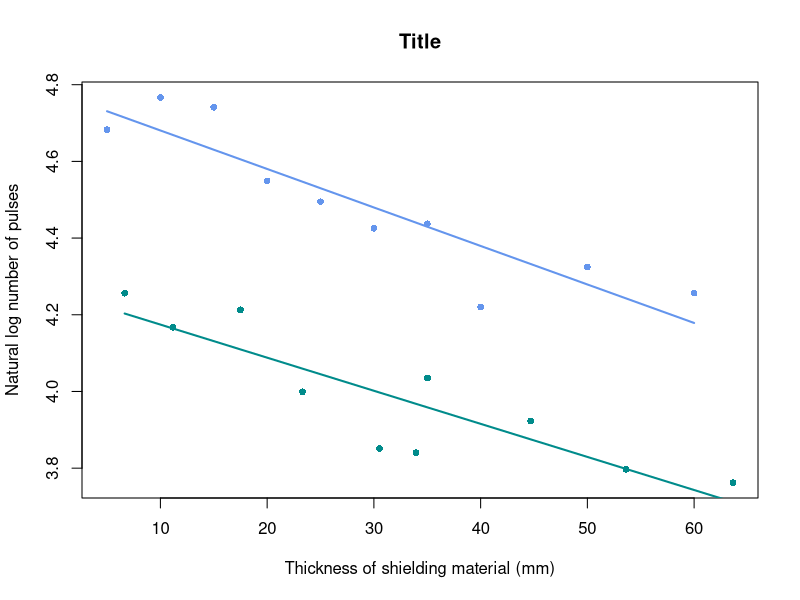
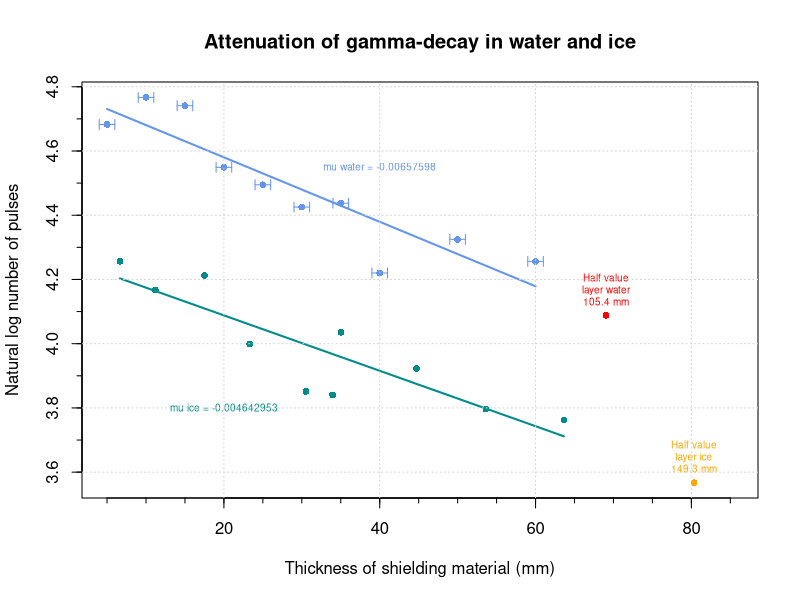

The R script that drew these images, in order: (Note: this script raises an error after producing the figures.)
##################################################################
# Approximating the safe thickness of Ice to shelter humans from #
#                    cosmic radiation on Mars                    #
##################################################################

# Note that the source used in this experiment has only one energy,
# whereas in space there are many energies of radiation. Absorption
# in radiation by shielding material depends on energy of radiation.
# The energies used in this experiment were 1173.2 and 1332.5 keV
# gammay rays, emmited from a Co-60 source.


ice <- read.table("IceThickness_NumofPulses.txt", header=T)
water <- read.table("WaterThickness_NumofPulses.txt", header=T)
# This imports the data.

# Lets just check the data...
water
ice

# The gamma radiation is measured by counting the number of pulses
# in 60 seconds. 

# Now the errors are needed: 
error_water <- read.table("Error_WaterNumofPulses.txt", header=T)
error_ice <- read.table("Error_IceNumofPulses.txt", header=T)
# Append these tables: (maybe not necessary but why not)
errors_ice_water <- cbind(error_ice,error_water)

##################################################################
#                    Calculations and Plotting                   #
##################################################################

# Now since the equation of radioactive decay is exponential,
# i.e. N = N_0^-mu*X, where N is the number of pulses counted,
# N_0 is the number of pulses emmited, mu is the attenuation 
# constant (cm^-1), and X is the thickness of the shield.
# By making this equation linear, we see that mu is the slope
# of a straight line: ln(N) = ln(N_0) + mu*X and the pulses 
# emmited is the Y-intercept.

ln_ice <- cbind(log(ice$Number_of_pulses_ice_gm60), ice$Thickness_ice)
# Now number of pulses is in a logarithmic scale

fit.ln_ice <- lm(log(Number_of_pulses_ice_gm60) ~ Thickness_ice, data=ice)
# This creates a linear model w.r.t to ln_ice
# Note that ice data was used because ln_ice is not in the correct
# format to be used as a data frame (?)

# OK, now lets do this for water.

ln_water <- cbind(log(water$Number_of_pulses_water_gm60), water$Thickness_water)
# Now number of pulses is in a logarithmic scale

fit.ln_water <- lm(log(Number_of_pulses_water_gm60) ~ Thickness_water, data=water)
# This creates a linear model w.r.t to ln_ice
# Note that ice data was used because ln_ice is not in the correct
# format to be used as a data frame (?) need some clarification

################################ Plotting #####################################
# Lets plot this:
plot(ln_ice[,2],ln_ice[,1], col="cyan4", pch=16, cex=.9,
     main="Title",
     xlab="Thickness of shielding material (mm)",
     ylab="Natural log number of pulses",
     xlim=c((min(ln_water[,2],ln_ice[,2])),(max(ln_water[,2],ln_ice[,2]))), 
     ylim=c((min(ln_water[,1],ln_ice[,1])),(max(ln_water[,1],ln_ice[,1]))) 
    )
# Had to rearrange dependent and independent variable in columns of ln_ice
     
# Lets add the linear model (could also use lines())
points(x=ln_ice[,2], y=fit.ln_ice$fitted.values, type="l", col="cyan4", lwd=2)

# Lets add water to the plot
points(x=ln_water[,2], y=ln_water[,1], col="cornflowerblue", pch=16, cex=.9)
points(x=ln_water[,2], y=fit.ln_water$fitted.values, col="cornflowerblue", type="l", lwd=2)


############################## See the summaries ###############################
# Ice:
cat("###################################################
    \nLinear model summary of ice:
    \n###################################################\n")
summary(fit.ln_ice)
cat("###################################################
    \nAgain, the coefficinets are (we need these in a second):
    \n###################################################\n")
coefficients(fit.ln_ice)
# And water
cat("###################################################
    \nLinear model summary of water:
    \n###################################################\n") 
print(summary(fit.ln_water))
cat("###################################################
    \nAgain, the coefficinets are (we need these in a second):
    \n###################################################\n")
coefficients(fit.ln_water)

# Cat for fun ~^.^~ --- nothing is printed on source yet except the cats!

############################ Half value thickness ############################

# The quantity knows as half value thickenss is found when the attenuation has 
# reached half of the original emission. This is found by finding half of N_0.
# Since we are using a logarithmic scale, we need to calculate ln(0.5N_0). 
# Lets do this for ice and water.

ice_coefs <- coef(fit.ln_ice)
water_coefs <- coef(fit.ln_water)
# Now ice_coefs and water_coefs has intercept and slope of both models.

# Remember that the intercept is equal to N_0
# We need to take the log of half the original value of N_0
# This is numerically equivalent in absolute value as ln(2)/mu.
half_ice_pulses <- log(0.5*exp(ice_coefs[1]))
half_water_pulses <- log(0.5*exp(water_coefs[1]))

cat("The half value of pulses for ice is:",
    half_ice_pulses) 
cat("\nand for water is:",
    half_water_pulses)

# Now we need to know the thickenss at the half pulse value
# We rearrange the linear equation to solve for x: x = (y-b)/k, where k is the 
# slope any b is the y intercept.
# Lets rename our variables to make this easier to comprehend.
ice_slope <- ice_coefs[2]
ice_intercept <- ice_coefs[1]
water_slope <- water_coefs[2]
water_intercept <- water_coefs[1]

half_ice_thickness <- (half_ice_pulses - ice_intercept)/ice_slope
half_water_thickness <- (half_water_pulses - water_intercept)/water_slope

# Lets add these to the plot. The plot will need to be enlarged, so lets remake it.

plot(ln_ice[,2],ln_ice[,1], col="cyan4", pch=16, cex=.9,
     main="Attenuation of gamma-decay in water and ice",
     xlab="Thickness of shielding material (mm)",
     ylab="Natural log number of pulses",
     xlim=c((min(ln_water[,2],ln_ice[,2],half_ice_thickness,half_water_thickness)),(max(ln_water[,2],ln_ice[,2],half_ice_thickness,half_water_thickness))+5), 
     ylim=c((min(ln_water[,1],ln_ice[,1],half_ice_pulses,half_water_pulses)),(max(ln_water[,1],ln_ice[,1],half_ice_pulses,half_water_pulses))) 
)

# Had to rearrange dependent and independent variable in columns of ln_ice

# Lets add the linear model (could also use lines())
points(x=ln_ice[,2], y=fit.ln_ice$fitted.values, type="l", col="cyan4", lwd=2)

# Lets add water to the plot
points(x=ln_water[,2], y=ln_water[,1], col="cornflowerblue", pch=16, cex=.9)
points(x=ln_water[,2], y=fit.ln_water$fitted.values, col="cornflowerblue", type="l", lwd=2)

# And the half thickness values:

points(x=half_ice_thickness, y=half_ice_pulses, col="orange", pch=16, cex=.9)
text(half_ice_thickness, half_ice_pulses, 
     "Half value\nlayer ice\n149.3 mm",
     pos=3, col="orange", cex=.6)
points(x=half_water_thickness, y=half_water_pulses, col="red", pch=16, cex=.9)
text(half_water_thickness, half_water_pulses, 
     "Half value\nlayer water\n105.4 mm",
     pos=3, col="red", cex=.6)
# (?) Don't know how to add the x value to graph point as a variable instead of as a string. 

legend(120,5.1, c("Ice", "Water"), col = c("cyan4", "cornflowerblue"), pch=c(16,16), cex=.9)

# The slope of the linear model is equal to the attenuation constant, mu (cm^-1)
mu_ice <- ice_coefs[2]
mu_water <- water_coefs[2]
# Lets ad this to the graph
text(20, 3.8, 
     "mu ice = -0.004642953",
      col="cyan4", cex=.6)
text(40, 4.55, 
     "mu water = -0.00657598",
      col="cornflowerblue", cex=.6)

# Add minor tick marks
library(Hmisc)
minor.tick(nx=4, ny=2, tick.ratio=.5)
grid()

# Add standard error bars
w_stderr <- read.table("Error_WaterNumofPulses.txt", header = T)
ln.w_stderr <- log(w_stderr)
yw <- ln_water[,1]
xw <- ln_water[,2]
w_stderr_plus <- yw + ln.w_stderr
w_stderr_minus <- yw - ln.w_stderr
arrows(y0=yw, x0=xw-1, y1=yw, x1=xw+1, length=0.05, angle=90, code=3, col="cornflowerblue")
arrows(x0=xw, y0=w_stderr_minus, x1=xw, y1=w_stderr_plus, length=0.05, angle=90, code=3, col="cornflowerblue")

i_stderr <- read.table("Error_IceNumofPulses.txt", header = T)
ln.i_stderr <- log(i_stderr)
yi <- ln_ice[,1]
xi <- ln_ice[,2]
i_stderr_plus <- yi + ln.i_stderr
i_stderr_minus <- yi - ln.i_stderr
arrows(y0=yi, x0=xi-0.3, y1=yi, x1=xi+0.3, length=0.05, angle=90, code=3, col="cyan4")
arrows(x0=xw, y0=w_stderr_minus, x1=xw, y1=w_stderr_plus, length=0.05, angle=90, code=3, col="cornflowerblue")

#arrows(xw[sw], yw[sw]-w_stderr[sw], xw[sw], yw[sw]+w_stderr[sw], length=0.05, angle=90, code=3)
#arrows(ln_water[,1], ln_water[,2]-1, ln_water[,1], ln_water[,1]+1, length=0.05, angle=90, code=3)

#(x, avg-sdev, x, avg+sdev, length=0.05, angle=90, code=3)
